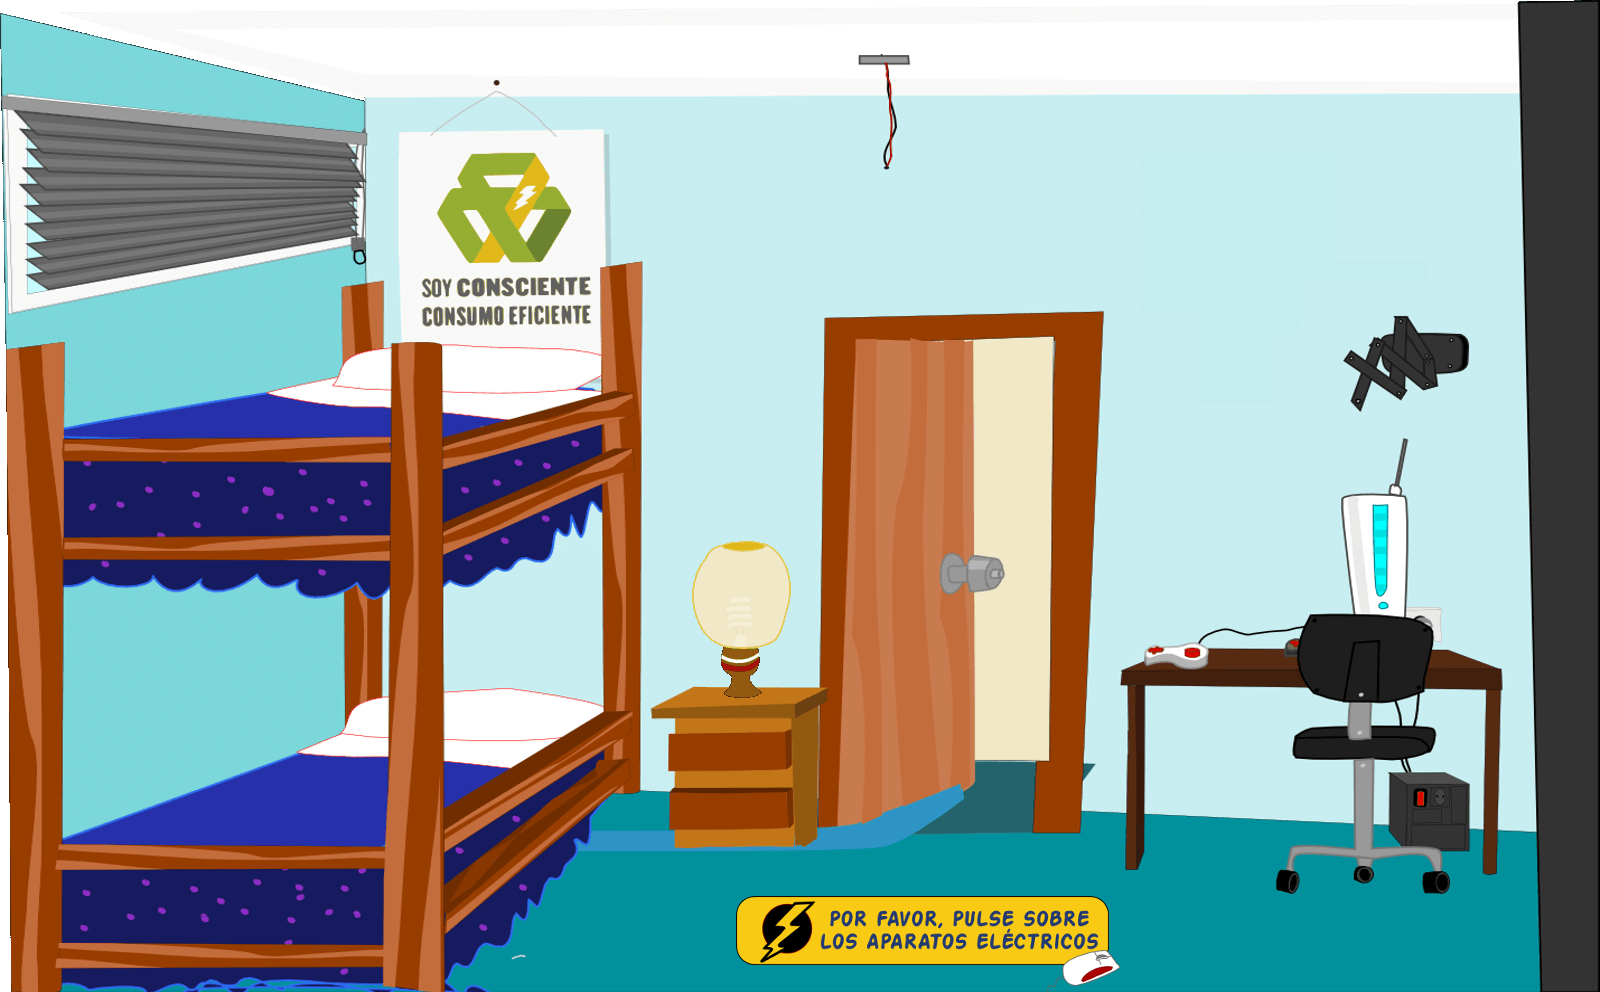

This game map was drawn from its Tiled (.tmx) file and the tilesets committed beside it. A one-line description and the trimmed map source follow:
An orthogonal 50x31 tile map with 32x32 px tiles, 2 tile layers (background_e07, foreground_e07), 2 tilesets and 4 objects (bombillo_e7, televisor_e07, salir_cuarto2, ac_e7).

<map version="1.0" orientation="orthogonal" width="50" height="31" tilewidth="32" tileheight="32" backgroundcolor="#ffffff">
 <tileset firstgid="1" name="background_e07" tilewidth="32" tileheight="32">
  <image source="img/background_e07.png" width="1600" height="1000" />
 </tileset>
 <tileset firstgid="1551" name="mensaje" tilewidth="32" tileheight="32">
  <image source="../img/mensaje.png" width="384" height="96" />
 </tileset>
 <layer name="background_e07" width="50" height="31">
  <data>[1550 cells, 1550 non-empty, 1550 distinct tile ids]</data>
 </layer>
 <layer name="foreground_e07" width="50" height="31">
  <data>[1550 cells, 36 non-empty, 36 distinct tile ids]</data>
 </layer>
 <objectgroup name="bombillo_e7" width="50" height="31">
  <object name="bombillo_e7" x="848" y="168" width="80" height="62">
   <properties>
    <property name="image" value="bombillo_e7" />
    <property name="spriteheight" value="192" />
    <property name="spritewidth" value="224" />
   </properties>
  </object>
 </objectgroup>
 <objectgroup name="televisor_e07" width="50" height="31">
  <object name="televisor_e07" x="1213" y="333" width="152" height="97">
   <properties>
    <property name="image" value="accesorios_e07" />
    <property name="spriteheight" value="192" />
    <property name="spritewidth" value="288" />
   </properties>
  </object>
 </objectgroup>
 <objectgroup name="salir_cuarto2" width="50" height="31">
  <object name="salir_cuarto2" x="887" y="410" width="118" height="104">
   <properties>
    <property name="image" value="flechas" />
    <property name="spriteheight" value="160" />
    <property name="spritewidth" value="160" />
   </properties>
  </object>
 </objectgroup>
 <objectgroup name="ac_e7" width="50" height="31">
  <object name="ac_e7" x="1217" y="94" width="113" height="97">
   <properties>
    <property name="image" value="ac" />
    <property name="spriteheight" value="192" />
    <property name="spritewidth" value="544" />
   </properties>
  </object>
 </objectgroup>
</map>